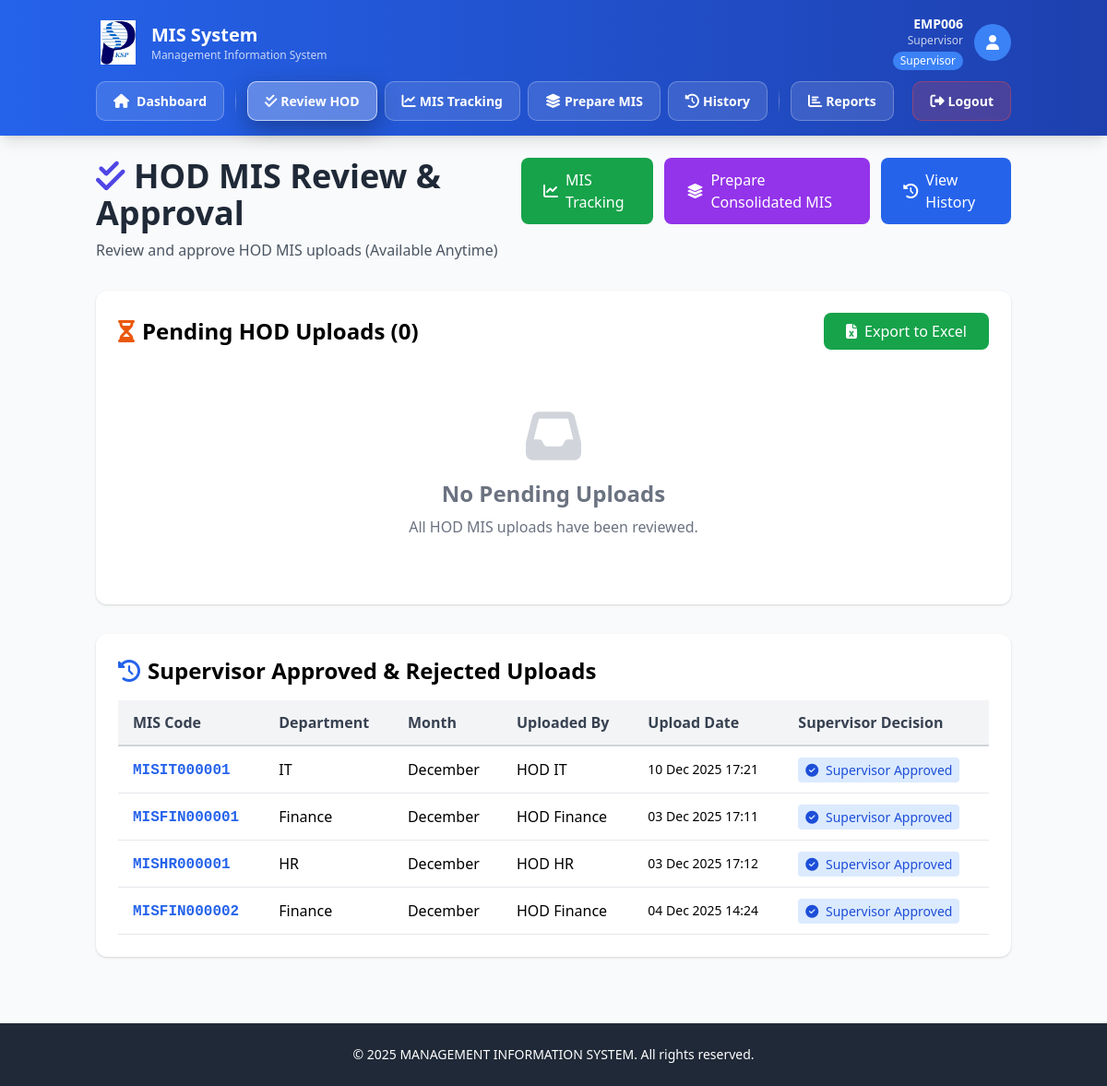
/supervisor-uploads (signed in), run on the app's committed database.
### app.py (models this page shows)
class User(db.Model):
    __tablename__ = 'users'
    UserID = db.Column(db.Integer, primary_key=True)
    EmpID = db.Column(db.String(20), unique=True, nullable=False, index=True)
    Username = db.Column(db.String(50), nullable=True)
    PasswordHash = db.Column(db.String(255), nullable=False)
    Email = db.Column(db.String(100), unique=True, nullable=False)
    DepartmentID = db.Column(db.Integer, db.ForeignKey('departments.DeptID'), nullable=False)
    RoleID = db.Column(db.Integer, db.ForeignKey('roles.RoleID'), nullable=False)
    IsActive = db.Column(db.Boolean, default=True)
    FailedLoginAttempts = db.Column(db.Integer, default=0)
    LastFailedLogin = db.Column(db.DateTime, nullable=True)
    AccountLockedUntil = db.Column(db.DateTime, nullable=True)
    PasswordLastChanged = db.Column(db.DateTime, default=lambda: datetime.now(IST))
    PasswordExpiryDate = db.Column(db.DateTime, default=lambda: datetime.now(IST) + timedelta(days=90))
    CreatedAt = db.Column(db.DateTime, default=lambda: datetime.now(IST))
    UpdatedAt = db.Column(db.DateTime, default=lambda: datetime.now(IST), onupdate=lambda: datetime.now(IST))
    uploads = db.relationship('MISUpload', foreign_keys='MISUpload.UploadedBy', backref='uploader', lazy=True)

class Role(db.Model):
    __tablename__ = 'roles'
    RoleID = db.Column(db.Integer, primary_key=True)
    RoleName = db.Column(db.String(50), unique=True, nullable=False)
    users = db.relationship('User', backref='role', lazy=True)

class MISUpload(db.Model):
    __tablename__ = 'mis_uploads'
    UploadID = db.Column(db.Integer, primary_key=True)
    UploadCode = db.Column(db.String(50), unique=True, nullable=True)
    DepartmentID = db.Column(db.Integer, db.ForeignKey('departments.DeptID'), nullable=False)
    MonthID = db.Column(db.Integer, nullable=False)
    FYID = db.Column(db.Integer, db.ForeignKey('financial_years.FYID'), nullable=False)
    UploadedBy = db.Column(db.Integer, db.ForeignKey('users.UserID'), nullable=False)
    UploadDate = db.Column(db.DateTime, default=lambda: datetime.now(IST))
    FilePath = db.Column(db.String(255), nullable=False)
    FileCheck = db.Column(db.String(50), default='Not Validated')
    Status = db.Column(db.String(50), default='In Review')
    IsModified = db.Column(db.Boolean, default=False)
    IsCancelled = db.Column(db.Boolean, default=False)
    SupervisorApproved = db.Column(db.Boolean, default=False)
    SupervisorApprovedBy = db.Column(db.Integer, db.ForeignKey('users.UserID'), nullable=True)
    SupervisorApprovedDate = db.Column(db.DateTime, nullable=True)

class Department(db.Model):
    __tablename__ = 'departments'
    DeptID = db.Column(db.Integer, primary_key=True)
    DeptName = db.Column(db.String(100), unique=True, nullable=False)
    ActiveFlag = db.Column(db.Boolean, default=True)
    users = db.relationship('User', backref='department', lazy=True)
    uploads = db.relationship('MISUpload', backref='department', lazy=True)
    templates = db.relationship('Template', backref='department', lazy=True)

### app.py (the view)
@app.route('/supervisor-uploads')
@supervisor_required
def supervisor_uploads():
    user = User.query.get(session['user_id'])
    if not user or not user.IsActive:
        session.clear()
        flash('Your session has expired. Please log in again.', 'error')
        return redirect(url_for('login'))
    pending_uploads = MISUpload.query.filter_by(SupervisorApproved=False, Status='In Review', IsCancelled=False).order_by(MISUpload.UploadDate.desc()).all()
    approved_by_supervisor = MISUpload.query.filter_by(SupervisorApproved=True).filter(MISUpload.Status.in_(['In Review', 'Approved'])).order_by(MISUpload.SupervisorApprovedDate.desc()).all()
    rejected_by_supervisor = MISUpload.query.filter_by(SupervisorApproved=False, Status='Rejected').order_by(MISUpload.UploadDate.desc()).all()
    return render_template('supervisor_uploads.html', current_user=user, pending_uploads=pending_uploads, approved_by_supervisor=approved_by_supervisor, rejected_by_supervisor=rejected_by_supervisor)

### templates/supervisor_uploads.html (shortened to what this page needs)
{% extends "base.html" %}
{% block content %}
<div class="max-w-7xl mx-auto">
    <div class="mb-8 flex justify-between items-start">
        <div>
            <h2 class="text-4xl font-bold text-gray-800 mb-2">
                <i class="fas fa-check-double text-indigo-600"></i> HOD MIS Review & Approval
            </h2>
            <p class="text-gray-600">Review and approve HOD MIS uploads (Available Anytime)</p>
        </div>
        <div class="flex gap-3">
            <a href="{{ url_for('supervisor_mis_tracking') }}" class="btn bg-green-600 text-white hover:bg-green-700 px-6 py-3">
                <i class="fas fa-chart-line mr-2"></i> MIS Tracking
            </a>
            <a href="{{ url_for('prepare_consolidated_mis') }}" class="btn bg-purple-600 text-white hover:bg-purple-700 px-6 py-3">
                <i class="fas fa-layer-group mr-2"></i> Prepare Consolidated MIS
            </a>
            <a href="{{ url_for('supervisor_history') }}" class="btn bg-blue-600 text-white hover:bg-blue-700 px-6 py-3">
                <i class="fas fa-history mr-2"></i> View History
            </a>
        </div>
    </div>
    <div class="card p-6">
        <div class="flex justify-between items-center mb-4">
            <h3 class="text-2xl font-bold flex items-center gap-2">
                <i class="fas fa-hourglass-half text-orange-600"></i> Pending HOD Uploads ({{ pending_uploads|length }})
            </h3>
            <a href="{{ url_for('download_supervisor_uploads_excel') }}" class="btn bg-green-600 text-white hover:bg-green-700 px-6 py-2">
                <i class="fas fa-file-excel mr-2"></i> Export to Excel
            </a>
        </div>
        {% if pending_uploads %}
        <div class="space-y-4">
            {% for upload in pending_uploads %}
            <div class="border border-gray-200 rounded-lg p-4 hover:shadow-md transition">
                <div class="flex flex-wrap items-center justify-between gap-4">
                    <div class="flex-1">
                        <div class="flex items-center gap-3 mb-2">
                            <i class="fas fa-file-excel text-green-600 text-2xl"></i>
                            <div>
                                <h4 class="font-bold text-lg text-gray-800">
                                    <span class="text-indigo-600 font-mono">{{ upload.UploadCode }}</span> - {{ upload.department.DeptName }} - {{ ['', 'January', 'February', 'March', 'April', 'May', 'June', 'July', 'August', 'September', 'October', 'November', 'December'][upload.MonthID] }} {{ upload.financial_year.FYName }}
                                </h4>
                                <p class="text-sm text-gray-600">
                                    <i class="fas fa-user mr-1"></i> Uploaded by: {{ upload.uploader.Username }}
                                    <i class="fas fa-calendar ml-3 mr-1"></i> {{ upload.UploadDate.strftime('%d %b %Y %H:%M') }}
                                </p>
                            </div>
                        </div>
                        <div class="flex items-center gap-2 mt-2 flex-wrap">
                            <span class="badge badge-validated">
                                <i class="fas fa-check mr-1"></i> File: {{ upload.FileCheck }}
                            </span>
                            <span class="badge badge-pending">
                                <i class="fas fa-clock mr-1"></i> {{ upload.Status }}
                            </span>
                            {% if upload.IsModified %}
                            <span class="badge" style="background-color: #dbeafe; color: #1e40af;">
                                <i class="fas fa-sync mr-1"></i> Modified
                            </span>
                            {% endif %}
                            <a href="{{ url_for('download_upload', upload_id=upload.UploadID) }}"
                               class="text-sm text-blue-600 hover:text-blue-800">
                                <i class="fas fa-download mr-1"></i> Download & Review
                            </a>
                        </div>
                    </div>
                    <div class="flex gap-2 flex-wrap">
                        <a href="{{ url_for('view_hod_upload', upload_id=upload.UploadID) }}" class="bg-blue-600 text-white px-4 py-2 rounded-lg hover:bg-blue-700 transition font-medium">
                            <i class="fas fa-eye mr-2"></i> View Details
                        </a>
                        <form method="POST" action="{{ url_for('approve_hod_upload', upload_id=upload.UploadID) }}" style="display:inline;">
                            <button type="submit" class="bg-green-600 text-white px-4 py-2 rounded-lg hover:bg-green-700 transition font-medium">
                                <i class="fas fa-check mr-2"></i> Approve
                            </button>
                        </form>
                        <form method="POST" action="{{ url_for('reject_hod_upload', upload_id=upload.UploadID) }}" style="display:inline;" onsubmit="return confirm('Are you sure you want to reject this HOD MIS upload?');">
                            <button type="submit" class="bg-red-600 text-white px-4 py-2 rounded-lg hover:bg-red-700 transition font-medium">
                                <i class="fas fa-times mr-2"></i> Reject
                            </button>
                        </form>
                    </div>
                </div>
            </div>
            {% endfor %}
        </div>
        {% else %}
        <div class="text-center py-12 text-gray-500">
            <i class="fas fa-inbox text-6xl mb-4 text-gray-300"></i>
            <h3 class="text-2xl font-bold mb-2">No Pending Uploads</h3>
            <p>All HOD MIS uploads have been reviewed.</p>
        </div>
        {% endif %}
    </div>
    <div class="card p-6 mt-8">
        <h3 class="text-2xl font-bold mb-4 flex items-center gap-2">
            <i class="fas fa-history text-blue-600"></i> Supervisor Approved & Rejected Uploads
        </h3>
        {% if approved_by_supervisor or rejected_by_supervisor %}
        <div class="overflow-x-auto">
            <table class="w-full">
                <thead class="bg-gray-100 border-b-2 border-gray-300">
                    <tr>
                        <th class="px-4 py-3 text-left font-bold text-gray-700">MIS Code</th>
                        <th class="px-4 py-3 text-left font-bold text-gray-700">Department</th>
                        <th class="px-4 py-3 text-left font-bold text-gray-700">Month</th>
                        <th class="px-4 py-3 text-left font-bold text-gray-700">Uploaded By</th>
                        <th class="px-4 py-3 text-left font-bold text-gray-700">Upload Date</th>
                        <th class="px-4 py-3 text-left font-bold text-gray-700">Supervisor Decision</th>
                    </tr>
                </thead>
                <tbody>
                    {% for upload in approved_by_supervisor %}
                    <tr class="border-b border-gray-200 hover:bg-gray-50 transition">
                        <td class="px-4 py-3">
                            <a href="{{ url_for('view_hod_upload', upload_id=upload.UploadID) }}" class="font-mono font-bold text-blue-600 hover:text-blue-800 hover:underline">{{ upload.UploadCode }}</a>
                        </td>
                        <td class="px-4 py-3">{{ upload.department.DeptName }}</td>
                        <td class="px-4 py-3">{{ ['', 'January', 'February', 'March', 'April', 'May', 'June', 'July', 'August', 'September', 'October', 'November', 'December'][upload.MonthID] }}</td>
                        <td class="px-4 py-3">{{ upload.uploader.Username }}</td>
                        <td class="px-4 py-3 text-sm">{{ upload.UploadDate.strftime('%d %b %Y %H:%M') }}</td>
                        <td class="px-4 py-3">
                            <span class="px-2 py-1 rounded text-sm font-medium bg-blue-100 text-blue-700">
                                <i class="fas fa-check-circle mr-1"></i> Supervisor Approved
                            </span>
                        </td>
                    </tr>
                    {% endfor %}
                </tbody>
            </table>
        </div>
        {% else %}
        <div class="text-center py-12 text-gray-500">
            <i class="fas fa-inbox text-6xl mb-4 text-gray-300"></i>
            <h3 class="text-2xl font-bold mb-2">No Supervisor Actions Yet</h3>
            <p>No uploads approved or rejected by supervisor yet.</p>
        </div>
        {% endif %}
    </div>
</div>
{% endblock %}

### templates/base.html (shortened to what this page needs)
<!DOCTYPE html>
<html lang="en">
<head>
    <script src="https://cdn.tailwindcss.com"></script>
    <link rel="stylesheet" href="{{ url_for('static', filename='css/styles.css') }}">
    <link rel="stylesheet" href="https://cdnjs.cloudflare.com/ajax/libs/font-awesome/6.4.0/css/all.min.css">
</head>
<body class="bg-gray-50 min-h-screen">
    {% if 'user_id' in session %}
    <nav class="bg-gradient-to-r from-blue-600 to-blue-800 text-white shadow-lg">
        <div class="container mx-auto px-4 py-4">
            <div class="flex justify-between items-center mb-3">
                <div class="flex items-center gap-3">
                    <img src="{{ url_for('static', filename='logo.png') }}" alt="KSPL Logo" class="w-12 h-12 object-contain">
                    <div>
                        <h1 class="text-xl font-bold">MIS System</h1>
                        <p class="text-xs opacity-75">Management Information System</p>
                    </div>
                </div>
                <div class="flex items-center gap-3">
                    <div class="text-right hidden sm:block">
                        <p class="text-sm font-semibold">{{ current_user.EmpID }}</p>
                        {% if current_user.Username %}<p class="text-xs opacity-75">{{ current_user.Username }}</p>{% endif %}
                        <span class="inline-block mt-1 px-2 py-0.5 bg-blue-500 rounded-full text-xs font-medium">
                            {{ current_user.role.RoleName }}
                        </span>
                    </div>
                    <div class="w-10 h-10 bg-blue-500 rounded-full flex items-center justify-center">
                        <i class="fas fa-user text-white"></i>
                    </div>
                </div>
            </div>
            <div class="flex flex-wrap gap-2 items-center">
                <a href="{{ url_for('dashboard') }}" class="nav-button {% if request.endpoint == 'dashboard' %}nav-button-active{% endif %}">
                    <i class="fas fa-home mr-2"></i>Dashboard
                </a>
                {% if current_user.role.RoleName == 'Supervisor' %}
                <a href="{{ url_for('supervisor_uploads') }}" class="nav-button {% if request.endpoint == 'supervisor_uploads' %}nav-button-active{% endif %}">
                    <i class="fas fa-check-double mr-1"></i>Review HOD
                </a>
                <a href="{{ url_for('supervisor_mis_tracking') }}" class="nav-button {% if request.endpoint == 'supervisor_mis_tracking' %}nav-button-active{% endif %}">
                    <i class="fas fa-chart-line mr-1"></i>MIS Tracking
                </a>
                <a href="{{ url_for('prepare_consolidated_mis') }}" class="nav-button {% if request.endpoint == 'prepare_consolidated_mis' %}nav-button-active{% endif %}">
                    <i class="fas fa-layer-group mr-1"></i>Prepare MIS
                </a>
                <a href="{{ url_for('supervisor_history') }}" class="nav-button {% if request.endpoint == 'supervisor_history' %}nav-button-active{% endif %}">
                    <i class="fas fa-history mr-1"></i>History
                </a>
                {% endif %}
                <a href="{{ url_for('reports') }}" class="nav-button {% if request.endpoint == 'reports' %}nav-button-active{% endif %}">
                    <i class="fas fa-chart-bar mr-1"></i>Reports
                </a>
                <div class="ml-auto">
                    <a href="{{ url_for('logout') }}" class="nav-button nav-button-logout">
                        <i class="fas fa-sign-out-alt mr-1"></i>Logout
                    </a>
                </div>
            </div>
        </div>
    </nav>
    {% endif %}
    <div class="container mx-auto px-4 py-6">
        {% block content %}{% endblock %}
    </div>
    <footer class="bg-gray-800 text-white mt-12 py-6">
        <div class="container mx-auto px-4 text-center">
            <p class="text-sm">&copy; 2025 MANAGEMENT INFORMATION SYSTEM. All rights reserved.</p>
        </div>
    </footer>
</body>
</html>

### data on the page
User: EmpID "EMP006", Username "Supervisor"
Role: role.RoleName "Supervisor"
MISUpload: UploadCode "MISIT000001", department.DeptName "IT", MonthID "December", uploader.Username "HOD IT", UploadDate "10 Dec 2025 17:21"
MISUpload: UploadCode "MISFIN000001", department.DeptName "Finance", MonthID "December", uploader.Username "HOD Finance", UploadDate "03 Dec 2025 17:11"
MISUpload: UploadCode "MISHR000001", department.DeptName "HR", MonthID "December", uploader.Username "HOD HR", UploadDate "03 Dec 2025 17:12"
MISUpload: UploadCode "MISFIN000002", department.DeptName "Finance", MonthID "December", uploader.Username "HOD Finance", UploadDate "04 Dec 2025 14:24"

### other printed values
{{ pending_uploads|length }} "0"
